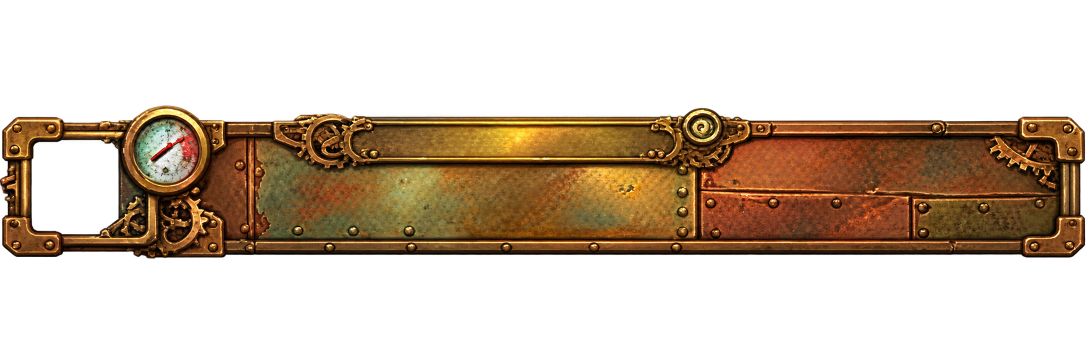
#> input picture art/concepts/dialogue_bars_hd_sulthari.png, 2172 x 724 px, found by its file name (shown at 1/2 size)
$ python split_dialogue_bars.py
#> lines starting #> are read from the running program, lines starting #| are printed output that depends on the picture; after the words box and inside, x2 and y2 are one past the last pixel; in counts of white or black regions, pixels touching at a corner belong together
"""Splits the high-resolution dialogue bar sheets (art/concepts/dialogue_bars_hd_*.png) into one
transparent texture per style: textures/gui/dialogue/<style>_bar.png.

Bars that touch on the sheet are cut at the thinnest row between them; near the cut, each pixel goes
to the bar whose average color is closer (Khemet's keystone pokes into the Void bar's rows). The
enclosed transparent window of each bar is written to <style>_bar.json for DialogueArt. Faint halo pixels
(alpha < 40) are cleared so no colored noise shows around the edges in game.

Run from the repository root: python scripts/split_dialogue_bars.py
"""
import json
import os
from collections import deque

import numpy as np
from PIL import Image

OUT = os.path.join("src", "main", "resources", "assets", "sofe", "textures", "gui", "dialogue")
SHEETS = {
    "art/concepts/dialogue_bars_hd_sulthari.png": ["sulthari"],
    "art/concepts/dialogue_bars_hd_regions.png": ["nordrath", "burning_deep", "void", "khemet"],
}


def bands(alpha, count):
    """Row ranges of the bars: cut at the emptiest rows so each piece holds one bar."""
    rows = (alpha > 40).sum(1)
    h = len(rows)
    edges = [0]
    for k in range(1, count):
        lo, hi = h * k // count - h // (count * 3), h * k // count + h // (count * 3)
        edges.append(lo + int(np.argmin(rows[lo:hi])))
    edges.append(h)
    return list(zip(edges, edges[1:]))


OVERLAP = 30


def body_color(data, top, bottom):
    middle = data[(top * 2 + bottom) // 3:(top + bottom * 2) // 3]
    solid = middle[middle[:, :, 3] > 200][:, :3]
    return solid.mean(0)


def warm(color):
    return float(color[0]) - float(color[2])


def fill(mask, seeds):
    """Flood fill from the seeds over True pixels of the mask; returns the reached pixels."""
    h, w = mask.shape
    seen = np.zeros_like(mask)
    queue = deque()
    for p in seeds:
        if mask[p] and not seen[p]:
            seen[p] = True
            queue.append(p)
    while queue:
        y, x = queue.popleft()
        for q in ((y + 1, x), (y - 1, x), (y, x + 1), (y, x - 1)):
            if 0 <= q[0] < h and 0 <= q[1] < w and mask[q] and not seen[q]:
                seen[q] = True
                queue.append(q)
    return seen


def window(piece):
    """The portrait window: the largest transparent region in the left part that the top and left edges cannot reach."""
    alpha = np.array(piece)[:, :, 3]
    h, w = alpha.shape
    scan = min(w, h * 2)
    clear = alpha[:, :scan] < 20
    inside = clear & ~fill(clear, [(0, x) for x in range(scan)] + [(y, 0) for y in range(h)])
    best, done = None, np.zeros_like(inside)
    for y, x in zip(*np.where(inside)):
        if done[y, x]:
            continue
        region = fill(inside, [(y, x)])
        done |= region
        if best is None or region.sum() > best.sum():
            best = region
    ys, xs = np.where(best)
    return [int(xs.min()), int(ys.min()), int(xs.max() - xs.min() + 1), int(ys.max() - ys.min() + 1)]


for sheet, styles in SHEETS.items():
    img = Image.open(sheet).convert("RGBA")
#> img is the input picture: PIL image 2172x724 RGBA; mean R, G, B, A 44.4, 28.5, 12.7, 89.9
    data = np.array(img)
    data[data[:, :, 3] < 40] = 0
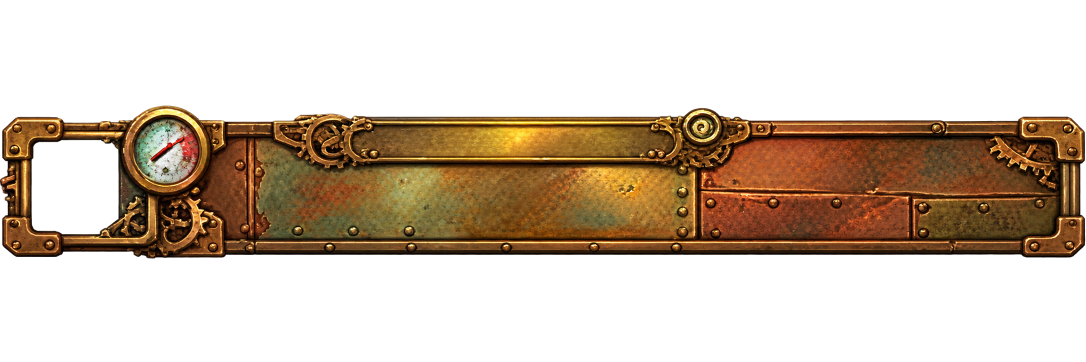
#> data: shape (724, 2172, 4) (shown at 1/2 size); 1.56% of pixels changed, all inside (x1, y1, x2, y2) = (0, 9, 2172, 708); transparent parts drawn white
    cuts = bands(data[:, :, 3], len(styles))
#> in bands, `rows = (alpha > 40).sum(1)`: rows = 724 values, max 2167 at index 471, min 0 at index 0, mean 777.7
#> in bands, `h = len(rows)`: h = 724
#> after the loop in bands, `for k in range(1, count):`: edges = [0]
#> cuts = [(0, 724)]
    colors = [body_color(data, top, bottom) for top, bottom in cuts]
#> in body_color, `middle = data[(top * 2 + bottom) // 3:(top + bottom * 2) // 3]`:
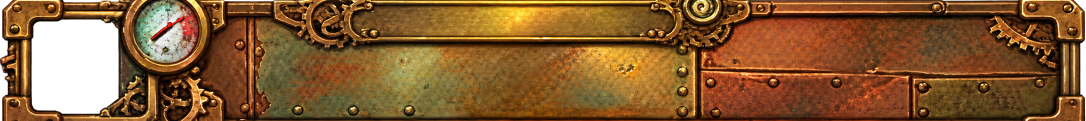
#> middle: shape (241, 2172, 4) (shown at 1/2 size); mean R, G, B, A 115.9, 74.7, 33.4, 235.2; transparent parts drawn white
#> colors = [[124.3, 80.21, 35.82]]
    pieces = [data.copy() for _ in styles]
#> pieces = 1 item
    for k, (top, bottom) in enumerate(cuts):
        keep = np.zeros(data.shape[:2], bool)
        keep[top:bottom] = True
        pieces[k][~keep] = 0
#> this loop made 1 pass
#> keep: shape (724, 2172) bool; every value is 1
    for k in range(len(styles) - 1):
        # each blob of pixels around the cut follows the bar it is attached to: the one whose body it
        # touches at the top or bottom of the overlap rows, or by color when it touches both or neither
        cut = cuts[k][1]
        top, bottom = max(0, cut - OVERLAP), min(data.shape[0], cut + OVERLAP)
        solid = data[top:bottom, :, 3] > 0
        done = np.zeros_like(solid)
        for y, x in zip(*np.where(solid)):
            if done[y, x]:
                continue
            blob = fill(solid, [(y, x)])
            done |= blob
            ys = np.where(blob)[0]
            up, down = ys.min() == 0, ys.max() == bottom - top - 1
            if up != down:
                upper = np.full(blob.shape, up)
            elif up:
                # both bars meet in this blob: split it pixel by pixel by warmth (red minus blue), which
                # tells the Void's purples from Khemet's sand and gold whatever the shading
                rgb = data[top:bottom, :, :3].astype(float)
                warmth = rgb[:, :, 0] - rgb[:, :, 2]
                upper = np.abs(warmth - warm(colors[k])) <= np.abs(warmth - warm(colors[k + 1]))
            else:
                mean = data[top:bottom][blob][:, :3].astype(float).mean(0)
                upper = np.full(blob.shape, np.linalg.norm(mean - colors[k]) <= np.linalg.norm(mean - colors[k + 1]))
            mask_up = np.zeros(data.shape[:2], bool)
            mask_up[top:bottom] = blob & upper
            mask_down = np.zeros(data.shape[:2], bool)
            mask_down[top:bottom] = blob & ~upper
            pieces[k][mask_up] = data[mask_up]
            pieces[k][mask_down] = 0
            pieces[k + 1][mask_down] = data[mask_down]
            pieces[k + 1][mask_up] = 0
        # islands left detached from their own bar's body (highlights split off by color) go to the other one
        for own, other, edge in ((k, k + 1, "top"), (k + 1, k, "bottom")):
            solid = pieces[own][top:bottom, :, 3] > 0
            done = np.zeros_like(solid)
            for y, x in zip(*np.where(solid)):
                if done[y, x]:
                    continue
                island = fill(solid, [(y, x)])
                done |= island
                ys = np.where(island)[0]
                attached = ys.min() == 0 if edge == "top" else ys.max() == bottom - top - 1
                if not attached:
                    mask = np.zeros(data.shape[:2], bool)
                    mask[top:bottom] = island
                    pieces[other][mask] = data[mask]
                    pieces[own][mask] = 0
    for style, piece_data in zip(styles, pieces):
        piece = Image.fromarray(piece_data)
        piece = piece.crop(piece.getbbox())
        piece.save(os.path.join(OUT, style + "_bar.png"))
        rect = window(piece)
        with open(os.path.join(OUT, style + "_bar.json"), "w", newline="\n") as f:
            json.dump({"window": rect}, f)
            f.write("\n")
        print(style, piece.size, rect)
#> this loop made 1 pass
#> (style, scan in window, rect) on pass 1: ('sulthari', 614, [64, 70, 173, 187])
#| sulthari (2171, 307) [64, 70, 173, 187]
#> pass 1, `piece = piece.crop(piece.getbbox())`:
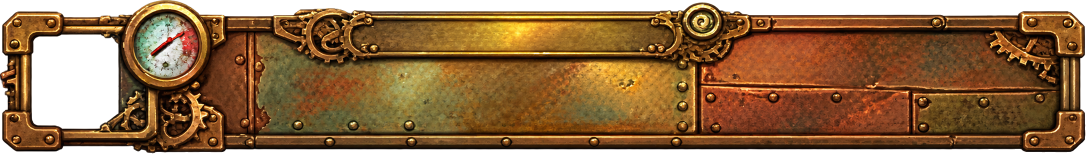
#> piece: PIL image 2171x307 RGBA (shown at 1/2 size); mean R, G, B, A 102.3, 65.9, 29.5, 212; transparent parts drawn white
#> pass 1, in window, `alpha = np.array(piece)[:, :, 3]`:
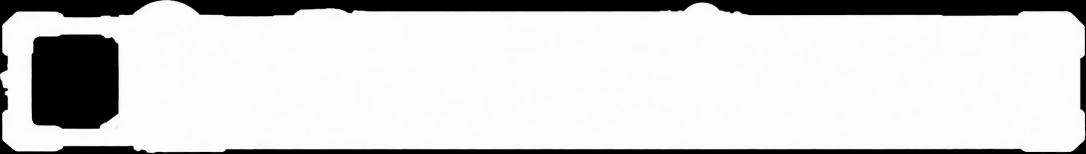
#> alpha: shape (307, 2171) (shown at 1/2 size); min 0, max 255, mean 212
#> pass 1, in window, `clear = alpha[:, :scan] < 20`:
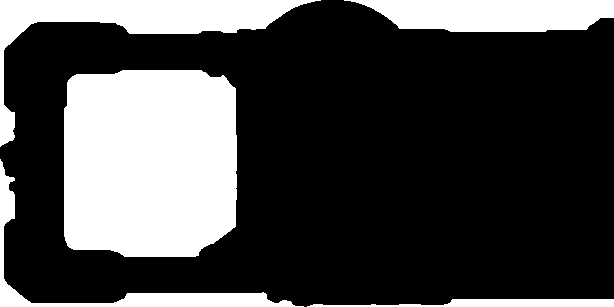
#> clear: shape (307, 614) bool; 27.7% white; 5 white regions, box (x1, y1, x2, y2) and area: (64, 70, 237, 257) 30538, (0, 0, 321, 147) 9197, (344, 0, 614, 32) 6913, (0, 159, 304, 307) 3984, (307, 299, 614, 307) 1636
#> pass 2 of the loop `for sheet, styles in SHEETS.items():`:
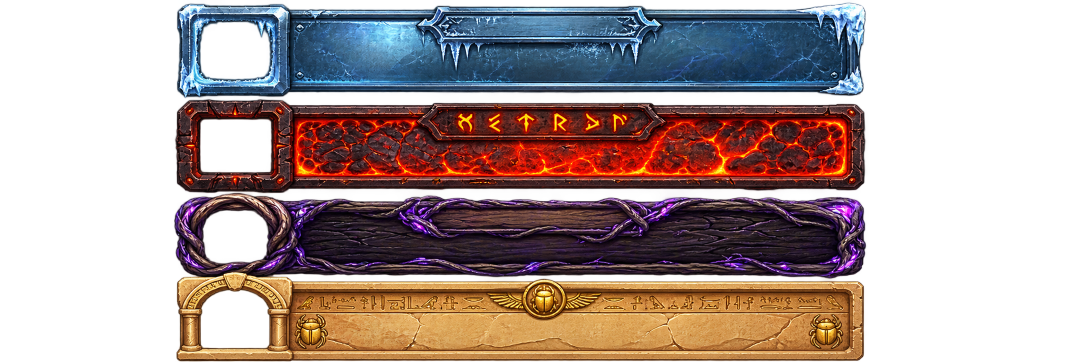
#> input picture art/concepts/dialogue_bars_hd_regions.png, 2172 x 724 px, found by its file name (shown at 1/2 size)
#> img is the input picture: PIL image 2172x724 RGBA; mean R, G, B, A 59.6, 42, 39.8, 134.8
#> data: shape (724, 2172, 4); 4.59% of pixels changed, all inside (x1, y1, x2, y2) = (0, 0, 2053, 724)
#> the loop in bands (call 2), `for k in range(1, count):` made 3 passes
#> (lo, hi) on passes 1 to 3: (121, 241), (302, 422), (483, 603)
#> cuts = [(0, 197), (197, 386), (386, 556), (556, 724)]
#> colors = [[54.26, 94.26, 128.1], [120.8, 29.29, 20.24], [47.45, 29.92, 46.11], [196.8, 140.9, 72.27]]
#> pieces = 4 items
#> the loop `for k, (top, bottom) in enumerate(cuts):` made 4 passes
#> after the loop `for k, (top, bottom) in enumerate(cuts):`:
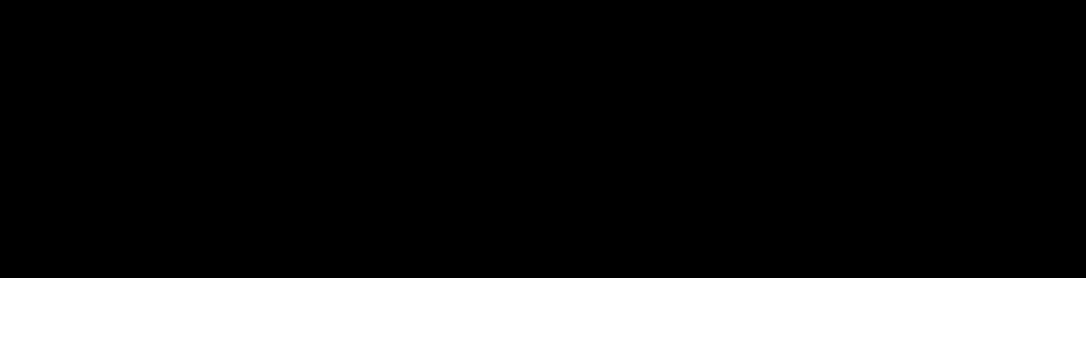
#> keep: shape (724, 2172) bool (shown at 1/2 size); 23.2% white; 1 white region, box (x1, y1, x2, y2) and area: (0, 556, 2172, 724) 364896
#> the loop `for k in range(len(styles) - 1):` made 3 passes
#> (cut, top, bottom) on passes 1 to 3: (197, 167, 227), (386, 356, 416), (556, 526, 586)
#> the loop `for style, piece_data in zip(styles, pieces):` made 4 passes
#> style on passes 1 to 4: 'nordrath', 'burning_deep', 'void', 'khemet'
#> (printed output is left out)
#> after the loop `for style, piece_data in zip(styles, pieces):`:
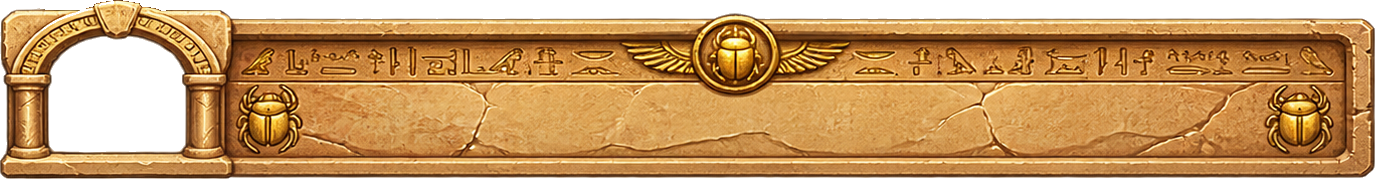
#> piece: PIL image 1375x179 RGBA; mean R, G, B, A 155.7, 109.5, 55.8, 210.1; transparent parts drawn white
